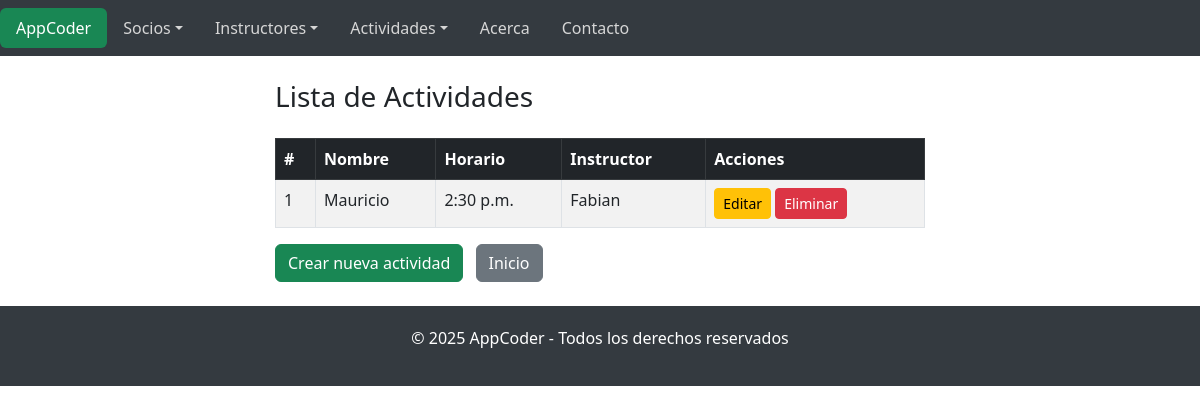
Page /actividades/ on the committed database.
### AppCoder/models.py (models this page shows, shortened)
class Actividad(models.Model):
    nombre = models.CharField(max_length=50)
    descripcion = models.TextField(blank=True, null=True)
    duracion = models.DurationField(help_text="Duración de la actividad (ejemplo: 01:30:00)")
    instructor = models.ForeignKey('Instructor', on_delete=models.SET_NULL, null=True, related_name='actividades')
    horario = models.TimeField(help_text="Hora de inicio de la actividad")
    cupo_maximo = models.IntegerField(help_text="Cantidad máxima de participantes")

class Instructor(models.Model):
    especialidades = [
        ('musculacion', 'Musculación'),
        ('spinning', 'Spinning'),
        ('yoga', 'Yoga'),
        ('bailoterapia', 'Bailoterapia'),
        ('natacion', 'Natación'),
        ('crossfit', 'Crossfit'),
        ('entrenamiento funcional', 'Entrenamiento funcional'),
    ]
    nombre = models.CharField(max_length=100)
    apellido = models.CharField(max_length=100)
    email = models.EmailField()
    especialidad = models.CharField(max_length=50, choices=especialidades)

### AppCoder/views.py (the view)
# urls.py: path('actividades/', views.lista_actividades, name='lista_actividades'),
def lista_actividades(request):
    actividades = Actividad.objects.all()
    return render(request, 'AppCoder/lista_actividades.html', {'actividades': actividades})

### AppCoder/templates/AppCoder/lista_actividades.html (shortened to what this page needs)
{% extends "AppCoder/index.html" %}
{% load static %}
{% block cuerpo %}
<div class="container my-4">
    <h3 class="mb-4">Lista de Actividades</h3>
    <table class="table table-striped table-bordered">
        <thead class="table-dark">
            <tr>
                <th>#</th>
                <th>Nombre</th>
                <th>Horario</th>
                <th>Instructor</th>
                <th>Acciones</th>
            </tr>
        </thead>
        <tbody>
            {% for actividad in actividades %}
            <tr>
                <td>{{ forloop.counter }}</td>
                <td>{{ actividad.nombre }}</td>
                <td>{{ actividad.horario }}</td>
                <td>
                    {% if actividad.instructor %}
                        {{ actividad.instructor.nombre }}
                    {% else %}
                        Sin instructor
                    {% endif %}
                </td>
                <td>
                    <a href="{% url 'editar_actividad' actividad.id %}" class="btn btn-warning btn-sm">Editar</a>
                    <a href="{% url 'eliminar_actividad' actividad.id %}" class="btn btn-danger btn-sm">Eliminar</a>
                </td>
            </tr>
            {% empty %}
            <tr>
                <td colspan="5" class="text-center">No hay actividades registradas.</td>
            </tr>
            {% endfor %}
        </tbody>
    </table>
    <a href="{% url 'cargar_instructor' %}" class="btn btn-success me-2">Crear nueva actividad</a>
            <a href="{% url 'index' %}" class="btn btn-secondary">Inicio</a>
</div>
{% endblock %}

### AppCoder/static/css/styles.css (style rules this page uses)
:root, [data-bs-theme=light] { --bs-blue: #0d6efd; --bs-indigo: #6610f2; --bs-purple: #6f42c1; --bs-pink: #d63384; --bs-red: #dc3545; --bs-orange: #fd7e14; --bs-yellow: #ffc107; --bs-green: #198754; --bs-teal: #20c997; --bs-cyan: #0dcaf0; --bs-black: #000; --bs-white: #fff; --bs-gray: #6c757d; --bs-gray-dark: #343a40; --bs-gray-100: #f8f9fa; --bs-gray-200: #e9ecef; --bs-gray-300: #dee2e6; --bs-gray-400: #ced4da; --bs-gray-500: #adb5bd; --bs-gray-600: #6c757d; --bs-gray-700: #495057; --bs-gray-800: #343a40; --bs-gray-900: #212529; --bs-primary: #0d6efd; --bs-secondary: #6c757d; --bs-success: #198754; --bs-info: #0dcaf0; --bs-warning: #ffc107; --bs-danger: #dc3545; --bs-light: #f8f9fa; --bs-dark: #212529; --bs-primary-rgb: 13, 110, 253; --bs-secondary-rgb: 108, 117, 125; --bs-success-rgb: 25, 135, 84; --bs-info-rgb: 13, 202, 240; --bs-warning-rgb: 255, 193, 7; --bs-danger-rgb: 220, 53, 69; --bs-light-rgb: 248, 249, 250; --bs-dark-rgb: 33, 37, 41; --bs-primary-text-emphasis: #052c65; --bs-secondary-text-emphasis: #2b2f32; --bs-success-text-emphasis: #0a3622; --bs-info-text-emphasis: #055160; --bs-warning-text-emphasis: #664d03; --bs-danger-text-emphasis: #58151c; --bs-light-text-emphasis: #495057; --bs-dark-text-emphasis: #495057; --bs-primary-bg-subtle: #cfe2ff; --bs-secondary-bg-subtle: #e2e3e5; --bs-success-bg-subtle: #d1e7dd; --bs-info-bg-subtle: #cff4fc; --bs-warning-bg-subtle: #fff3cd; --bs-danger-bg-subtle: #f8d7da; --bs-light-bg-subtle: #fcfcfd; --bs-dark-bg-subtle: #ced4da; --bs-primary-border-subtle: #9ec5fe; --bs-secondary-border-subtle: #c4c8cb; --bs-success-border-subtle: #a3cfbb; --bs-info-border-subtle: #9eeaf9; --bs-warning-border-subtle: #ffe69c; --bs-danger-border-subtle: #f1aeb5; --bs-light-border-subtle: #e9ecef; --bs-dark-border-subtle: #adb5bd; --bs-white-rgb: 255, 255, 255; --bs-black-rgb: 0, 0, 0; --bs-font-sans-serif: system-ui, -apple-system, "Segoe UI", Roboto, "Helvetica Neue", "Noto Sans", "Liberation Sans", Arial, sans-serif, "Apple Color Emoji", "Segoe UI Emoji", "Segoe UI Symbol", "Noto Color Emoji"; --bs-font-monospace: SFMono-Regular, Menlo, Monaco, Consolas, "Liberation Mono", "Courier New", monospace; --bs-gradient: linear-gradient(180deg, rgba(255, 255, 255, 0.15), rgba(255, 255, 255, 0)); --bs-body-font-family: var(--bs-font-sans-serif); --bs-body-font-size: 1rem; --bs-body-font-weight: 400; --bs-body-line-height: 1.5; --bs-body-color: #212529; --bs-body-color-rgb: 33, 37, 41; --bs-body-bg: #fff; --bs-body-bg-rgb: 255, 255, 255; --bs-emphasis-color: #000; --bs-emphasis-color-rgb: 0, 0, 0; --bs-secondary-color: rgba(33, 37, 41, 0.75); --bs-secondary-color-rgb: 33, 37, 41; --bs-secondary-bg: #e9ecef; --bs-secondary-bg-rgb: 233, 236, 239; --bs-tertiary-color: rgba(33, 37, 41, 0.5); --bs-tertiary-color-rgb: 33, 37, 41; --bs-tertiary-bg: #f8f9fa; --bs-tertiary-bg-rgb: 248, 249, 250; --bs-heading-color: inherit; --bs-link-color: #0d6efd; --bs-link-color-rgb: 13, 110, 253; --bs-link-decoration: underline; --bs-link-hover-color: #0a58ca; --bs-link-hover-color-rgb: 10, 88, 202; --bs-code-color: #d63384; --bs-highlight-color: #212529; --bs-highlight-bg: #fff3cd; --bs-border-width: 1px; --bs-border-style: solid; --bs-border-color: #dee2e6; --bs-border-color-translucent: rgba(0, 0, 0, 0.175); --bs-border-radius: 0.375rem; --bs-border-radius-sm: 0.25rem; --bs-border-radius-lg: 0.5rem; --bs-border-radius-xl: 1rem; --bs-border-radius-xxl: 2rem; --bs-border-radius-2xl: var(--bs-border-radius-xxl); --bs-border-radius-pill: 50rem; --bs-box-shadow: 0 0.5rem 1rem rgba(0, 0, 0, 0.15); --bs-box-shadow-sm: 0 0.125rem 0.25rem rgba(0, 0, 0, 0.075); --bs-box-shadow-lg: 0 1rem 3rem rgba(0, 0, 0, 0.175); --bs-box-shadow-inset: inset 0 1px 2px rgba(0, 0, 0, 0.075); --bs-focus-ring-width: 0.25rem; --bs-focus-ring-opacity: 0.25; --bs-focus-ring-color: rgba(13, 110, 253, 0.25); --bs-form-valid-color: #198754; --bs-form-valid-border-color: #198754; --bs-form-invalid-color: #dc3545; --bs-form-invalid-border-color: #dc3545; }
.container { max-width: 650px; }
.container, .container-fluid, .container-lg, .container-md, .container-sm, .container-xl, .container-xxl { --bs-gutter-x: 1.5rem; --bs-gutter-y: 0; width: 100%; padding-right: calc(var(--bs-gutter-x)* .0); padding-left: calc(var(--bs-gutter-x)* .0); }

### rows in the picture
Actividad: nombre "Mauricio", horario "2:30 p.m.", instructor.nombre "Fabian"
